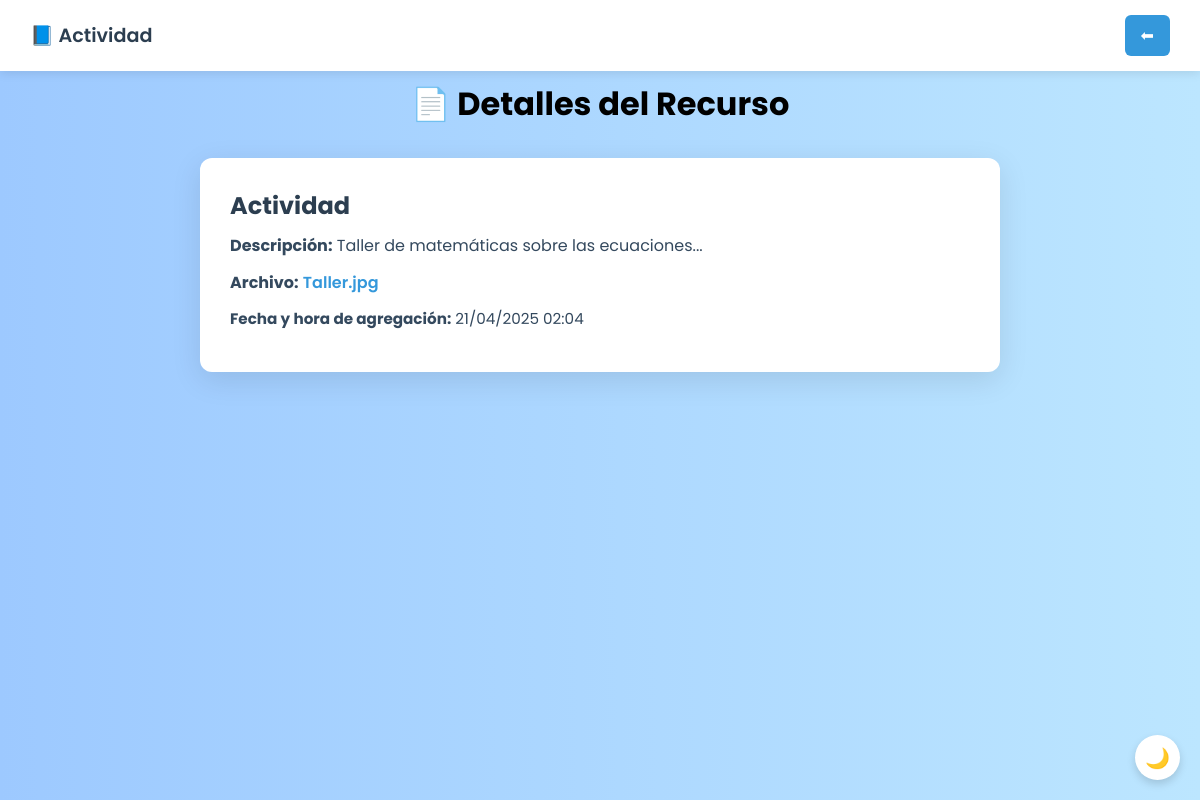
Screenshot of /recurso/9/ (signed in) with the database file from the repository.
### usuarios/models.py (models this page shows, shortened)
class Recurso(models.Model):
    nombre = models.CharField(max_length=100, default="Recurso sin nombre")
    archivo = models.FileField(upload_to='recursos/')
    descripcion = models.TextField(blank=True, null=True)
    fecha_agregado = models.DateTimeField(auto_now_add=True)
    docente = models.ForeignKey(User, on_delete=models.CASCADE, null=True)

### usuarios/views.py (the view)
# urls.py: path('recurso/<int:recurso_id>/', views.detalle_recurso, name='detalle_recurso'),
@login_required
def detalle_recurso(request, recurso_id):
    recurso = get_object_or_404(Recurso, id=recurso_id)
    if recurso.docente != request.user:
        return HttpResponseForbidden("No tienes permiso para ver este recurso.")
    archivo_nombre = recurso.archivo.name.split('/')[-1]
    return render(request, 'usuarios/detalle_recurso.html', {'recurso': recurso, 'archivo_nombre': archivo_nombre})

### usuarios/templates/usuarios/detalle_recurso.html (shortened to what this page needs)
{% block content %}
<!DOCTYPE html>
<html lang="es">
<head>
</head>
<body>
  <nav>
    <h2>📘 {{ recurso.nombre }}</h2>
    <a href="{% url 'libreria_recursos' %}">⬅</a>
  </nav>
  <div class="floating-buttons">
    <button class="icon-button" onclick="toggleDarkMode()" id="darkToggle" title="Modo oscuro/claro">🌙</button>
  </div>
  <h1>📄 Detalles del Recurso</h1>
  <div class="recurso-details">
    <h2>{{ recurso.nombre }}</h2>
    <p><strong>Descripción:</strong> {{ recurso.descripcion }}</p>
    <p><strong>Archivo:</strong> <a href="{{ recurso.archivo.url }}" target="_blank">{{ archivo_nombre }}</a></p>
    <p class="fecha-agregado"><strong>Fecha y hora de agregación:</strong> {{ recurso.fecha_agregado|date:"d/m/Y H:i" }}</p>
  </div>
</body>
</html>
{% endblock %}

### usuarios/templates/usuarios/detalle_recurso.html (style rules this page uses)
* { margin: 0; padding: 0; box-sizing: border-box; font-family: 'Poppins', sans-serif; }
body { background: linear-gradient(to right, #9dc9ff, #bce6ff); min-height: 100vh; padding: 80px 20px 40px; transition: background 0.4s; }
nav { position: fixed; top: 0; left: 0; right: 0; background-color: white; padding: 15px 30px; box-shadow: 0 2px 10px rgba(0,0,0,0.1); display: flex; justify-content: space-between; align-items: center; z-index: 999; transition: background 0.3s; }
nav h2 { font-size: 1.2rem; font-weight: 600; color: #2c3e50; }
nav a { background-color: #3498db; color: white; padding: 8px 16px; border-radius: 6px; text-decoration: none; font-weight: 500; transition: background 0.3s; }
h1 { text-align: center; font-size: 2rem; margin-bottom: 30px; }
.recurso-details { background-color: white; padding: 30px; border-radius: 12px; box-shadow: 0 8px 30px rgba(0, 0, 0, 0.1); max-width: 800px; margin: 0 auto; animation: fadeIn 0.6s ease; }
.recurso-details h2 { font-size: 1.5rem; margin-bottom: 10px; color: #2c3e50; }
.recurso-details p { margin-bottom: 12px; color: #34495e; }
.recurso-details a { color: #3498db; text-decoration: none; font-weight: 600; }
.fecha-agregado { font-size: 0.95rem; color: #888; }
.floating-buttons { position: fixed; bottom: 20px; right: 20px; display: flex; gap: 12px; z-index: 999; }
.icon-button { background: white; border: none; border-radius: 50%; width: 45px; height: 45px; box-shadow: 0 4px 8px rgba(0,0,0,0.15); font-size: 20px; display: flex; align-items: center; justify-content: center; cursor: pointer; color: black; transition: all 0.3s ease; }

### rows the page displays
Recurso: nombre "Actividad", descripcion "Taller de matemáticas sobre las ecuaciones...", fecha_agregado "21/04/2025 02:04"

### other values shown
{{ archivo_nombre }} "Taller.jpg"
